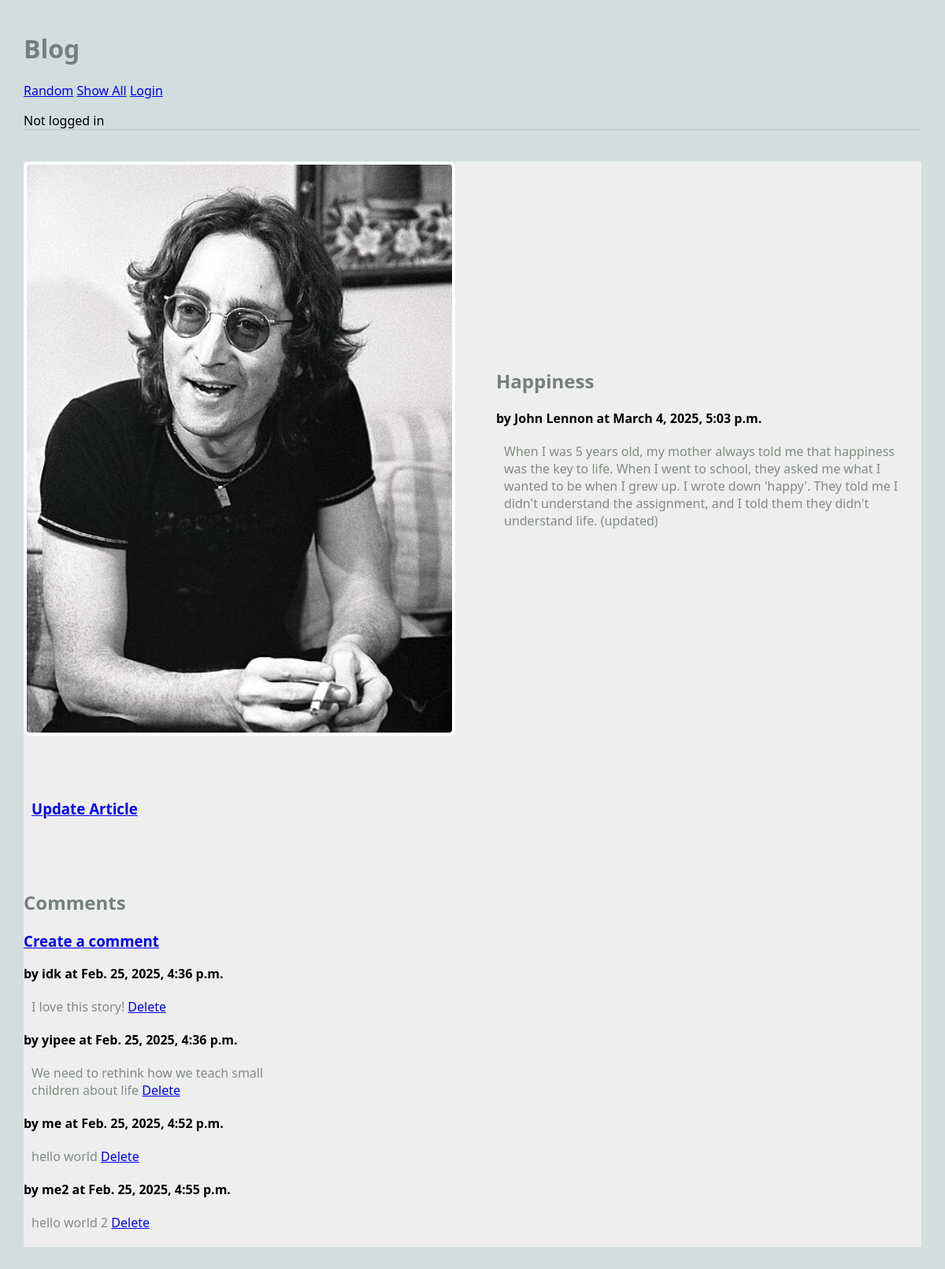
/blog/article/1, run on the app's committed database.
### blog/models.py (models this page shows, shortened)
class Article(models.Model):
    title = models.TextField(blank=False)
    author = models.TextField(blank=False)
    text = models.TextField(blank=False)
    published = models.DateTimeField(auto_now=True)
    image_file = models.ImageField(blank=True) # an actual image
    user = models.ForeignKey(User, on_delete=models.CASCADE) ## NEW
    def get_comments(self):
        comments = Comment.objects.filter(article=self)
        return comments

class Comment(models.Model):
    article = models.ForeignKey("Article", on_delete=models.CASCADE)
    author = models.TextField(blank=False)
    text = models.TextField(blank=False)
    published = models.DateTimeField(auto_now=True)
    def __str__(self):
        return f'{self.text}'

### blog/views.py (the view)
# urls.py: path('article/<int:pk>', ArticleView.as_view(), name='article'),
class ArticleView(DetailView):
    model = Article
    template_name = 'blog/article.html' ## reusing same template!!
    context_object_name = 'article'

### blog/templates/blog/article.html (shortened to what this page needs)
{% extends 'blog/base.html' %}
{% block content %}
<main class="grid-container">
  <article class="featured">
    {% if article.image_file %}
    <img src="{{article.image_file.url}}" alt="{{article.image_file.url}}" />
    {% endif %}
    <div>
      <h2>{{article.title}}</h2>
      <strong>by {{article.author}} at {{article.published}}</strong>
      <p>{{article.text}}</p>
    </div>
    <h3><a href="{% url 'update_article' article.pk %}">Update Article</a></h3>
  </article>
  <div>
    <h2>Comments</h2>
    <h3>
      <a href="{% url 'create_comment' article.pk %}">Create a comment</a>
    </h3>
    {% for c in article.get_comments %}
    <article>
      <div>
        <strong>by {{c.author}} at {{c.published}}</strong>
        <p>
          {{c.text}}
          <a href="{% url 'delete_comment' c.pk %}">Delete</a>
        </p>
      </div>
    </article>
    {% endfor %}
  </div>
</main>
{% endblock %}

### static/blog/css/styles.css (style rules this page uses)
body { margin: 30px; background: #d1dedd; font-family:'Segoe UI', Tahoma, Geneva, Verdana, sans-serif; }
h1, h2, h3 { color: #767f7e; }
p { color: #828b82; }
.grid-container { background: #eee; max-width: 900px; display: grid; grid-template-columns: repeat(3, 1fr); grid-gap: 10px; max-width: 1200px; margin: 20px auto; }
article.featured { grid-column: span 3; display: grid; gap: 60px; grid-template-columns: 1fr 1fr; align-items: center; border-bottom: 1px #bbc7c7; padding-bottom: 40px; }
article img, article.featured img { width: 100%; border: 4px solid #fff; border-radius: 8px; }
article p, article h3 { margin: 20px 10px; }

### data on the page
Article: image_file (picture), title "Happiness", author "John Lennon", published "March 4, 2025, 5:03 p.m.", text "When I was 5 years old, my mother always told me that happiness was the key to life. When I went to school, they asked me what I wanted to be when I grew up. I wrote down 'happy'. They told me I didn't understand the assignment, and I told them they didn't understand life. (updated)"
Comment: author "idk", published "Feb. 25, 2025, 4:36 p.m.", text "I love this story!"
Comment: author "yipee", published "Feb. 25, 2025, 4:36 p.m.", text "We need to rethink how we teach small children about life"
Comment: author "me", published "Feb. 25, 2025, 4:52 p.m.", text "hello world"
Comment: author "me2", published "Feb. 25, 2025, 4:55 p.m.", text "hello world 2"
